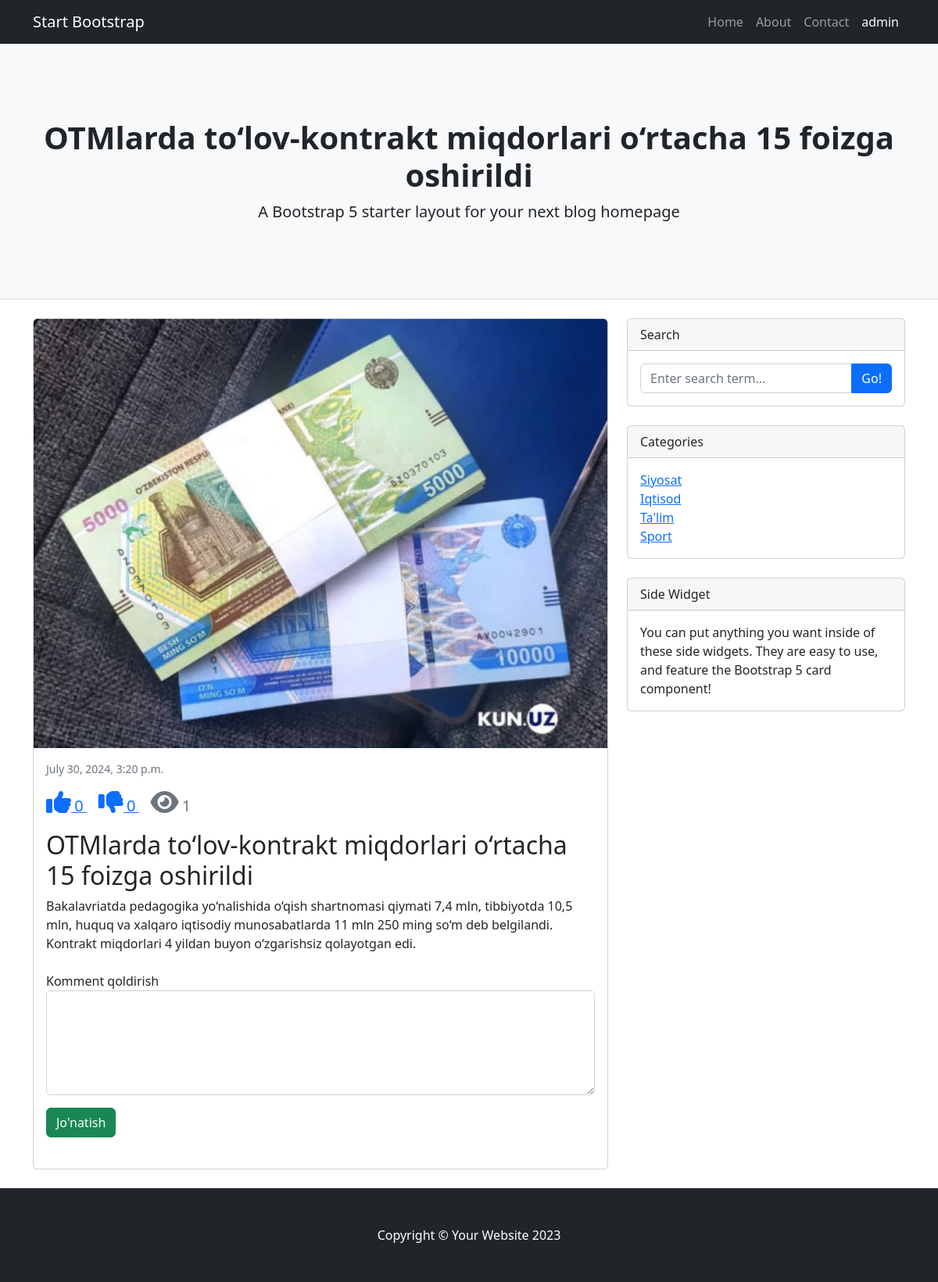
The page /post/5 (signed in) on the database its author committed.
### main/models.py (models this page shows, shortened)
class User(AbstractUser):
    age = models.PositiveIntegerField(default=0) # int default 0
    rating = models.DecimalField(max_digits=5, decimal_places=2, blank=True, null=True) # numeric(5, 2) 100.00
    saved_posts = models.ManyToManyField('Post', blank=True)

class Post(models.Model):
    title = models.CharField(max_length=255)
    content = models.TextField()
    category = models.ForeignKey(Category, on_delete=models.PROTECT,  null=True)
    tags = models.ManyToManyField(Tag, blank=True)
    author = models.ForeignKey(User, on_delete=models.PROTECT, null=True)
    image = models.ImageField(upload_to="post_images", blank=True)
    created_at = models.DateTimeField(auto_now_add=True)
    updated_at = models.DateTimeField(auto_now=True)
    likes = models.PositiveIntegerField(default=0)
    dislikes = models.PositiveIntegerField(default=0)
    views = models.PositiveIntegerField(default=0)

class Category(models.Model): # main_category
    title = models.CharField(max_length=255)
    def __str__(self) -> str:
        return self.title

### main/views.py (the view, shortened to what this page needs)
# urls.py: path('post/<int:post_id>', post_view, name='post'),
def post_view(request, post_id):
    post = Post.objects.get(id=post_id)
    post.views += 1
    post.save()
    categories = Category.objects.all()
    data = {'last_post': post, "categories":categories, }
    return render(request, 'post.html', data)

### templates/post.html (shortened to what this page needs)
{% extends 'base.html' %}
    {% block welcome %}
       {{ last_post.title }}
    {% endblock  %}
    {% block content %}
            <div class="container">
                <div class="row">
                    <div class="col-lg-8">
                        <div class="card mb-4">
                            <a href="#!"><img class="card-img-top"
                                 src="{{ last_post.image.url }}" alt="..." /></a>
                            <div class="card-body">
                                <div class="small text-muted">{{ last_post.created_at  }}</div>
                                <div class=" text-muted my-3">
                                    <a href="{% url 'main:post_reactions' last_post.id  %}?reactions=likes" style="margin-right: 15px;">
                                        <i class="fa fa-thumbs-up fa-2x" aria-hidden="true"></i> <span style="font-size: 20px;">{{ last_post.likes }}</span>
                                    </a>
                                    <a href="{% url 'main:post_reactions' last_post.id  %}?reactions=dislikes" style="margin-right: 15px;">
                                        <i class="fa fa-thumbs-down fa-2x" aria-hidden="true"></i> <span style="font-size: 20px;">{{ last_post.dislikes }}</span>
                                    </a>
                                    <i class="fa fa-eye fa-2x" aria-hidden="true"></i> <span style="font-size: 20px;">{{ last_post.views }}</span>
                                </div>
                                <h2 class="card-title"> {{ last_post.title  }}</h2>
                                <p class="card-text"> {{ last_post.content  }} </p>
                                <div class="my-4">
                                    <form action="{% url 'main:post' last_post.id  %}" method="post">
                                        <div class="form-group">
                                            <label for="formGroupExampleInput2">Komment qoldirish</label>
                                            <textarea required name="comment"  class="form-control" name="" id="" cols="30" rows="5"></textarea>
                                        </div>
                                        <div class="form-group mt-3">
                                            <button type="submit" class="btn btn-success">Jo'natish</button>
                                        </div>
                                      </form>
                                </div>
                            </div>
                        </div>
                    </div>
                    <div class="col-lg-4">
                        <div class="card mb-4">
                            <div class="card-header">Search</div>
                            <div class="card-body">
                                <div class="input-group">
                                    <input class="form-control" type="text" placeholder="Enter search term..." aria-label="Enter search term..." aria-describedby="button-search" />
                                    <button class="btn btn-primary" id="button-search" type="button">Go!</button>
                                </div>
                            </div>
                        </div>
                        <div class="card mb-4">
                            <div class="card-header">Categories</div>
                            <div class="card-body">
                                <div class="row">
                                    <div class="col-sm-6">
                                        <ul class="list-unstyled mb-0">
                                           {% for c in categories %}
                                                <li>  <a href="{% url 'main:category' c.id  %}"> {{ c }} </a></li>
                                            {% endfor %}
                                        </ul>
                                    </div>
                                </div>
                            </div>
                        </div>
                        <div class="card mb-4">
                            <div class="card-header">Side Widget</div>
                            <div class="card-body">You can put anything you want inside of these side widgets. They are easy to use, and feature the Bootstrap 5 card component!</div>
                        </div>
                    </div>
                </div>
            </div>
            {% endblock content %}

### templates/base.html (shortened to what this page needs)
<!DOCTYPE html>
{% load static %}
<html lang="en">
    <head>
        <link href="{% static 'css/styles.css' %}" rel="stylesheet" />
        <link rel="stylesheet" href="https://cdnjs.cloudflare.com/ajax/libs/font-awesome/6.6.0/css/all.min.css" />
    </head>
    <body>
        <nav class="navbar navbar-expand-lg navbar-dark bg-dark">
            <div class="container">
                <a class="navbar-brand" href="#!">Start Bootstrap</a>
                <div class="collapse navbar-collapse" id="navbarSupportedContent">
                    <ul class="navbar-nav ms-auto mb-2 mb-lg-0">
                        <li class="nav-item"><a class="nav-link" href="#">Home</a></li>
                        <li class="nav-item"><a class="nav-link" href="#!">About</a></li>
                        <li class="nav-item"><a class="nav-link" href="#!">Contact</a></li>
                        <li class="nav-item"><a class="nav-link active"
                             aria-current="page" href="#">
                             {% if  request.user.is_authenticated %}
                                {{ request.user.username }}
                             {% else %}
                                <i class="fa fa-user"></i>
                              {% endif %}
                            </a></li>
                    </ul>
                </div>
            </div>
        </nav>
        <header class="py-5 bg-light border-bottom mb-4">
            <div class="container">
                <div class="text-center my-5">
                    <h1 class="fw-bolder">
                       {% block welcome %}{% endblock  %}
                    </h1>
                    <p class="lead mb-0">A Bootstrap 5 starter layout for your next blog homepage</p>
                </div>
            </div>
        </header>
        {% block content %}
        {% endblock content %}
          <footer class="py-5 bg-dark">
            <div class="container"><p class="m-0 text-center text-white">Copyright &copy; Your Website 2023</p></div>
        </footer>
    </body>
</html>

### rows shown on the page
User: user.username "admin"
Post: title "OTMlarda to‘lov-kontrakt miqdorlari o‘rtacha 15 foizga oshirildi", image (picture), created_at "July 30, 2024, 3:20 p.m.", likes "0", dislikes "0", views "1", content "Bakalavriatda pedagogika yo‘nalishida o‘qish shartnomasi qiymati 7,4 mln, tibbiyotda 10,5 mln, huquq va xalqaro iqtisodiy munosabatlarda 11 mln 250 ming so‘m deb belgilandi. Kontrakt miqdorlari 4 yildan buyon o‘zgarishsiz qolayotgan edi."
Category: title "Siyosat"
Category: title "Iqtisod"
Category: title "Ta'lim"
Category: title "Sport"
